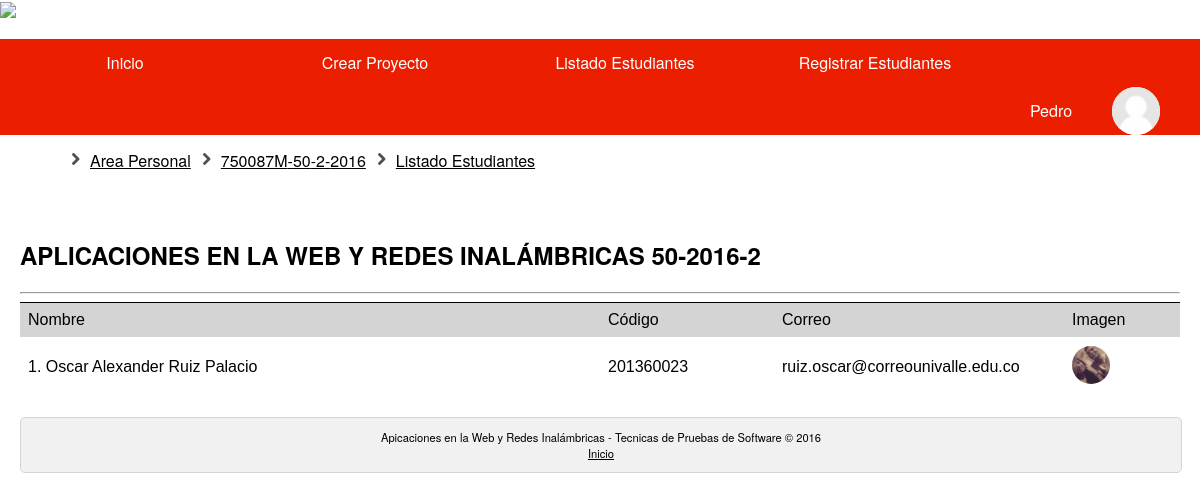
The page /listado_estudiantes.php?asignatura=750087M&year=2016&periodo=2&grupo=50 (signed in) on the database its author committed.
### tables this page shows
CREATE TABLE IF NOT EXISTS `usuarios` (
  `Documento` int(11) NOT NULL,
  `Id_Tipo` int(11) NOT NULL,
  `Nombres` varchar(50) NOT NULL,
  `Apellidos` varchar(50) NOT NULL,
  `Correo` varchar(50) NOT NULL,
  `Codigo` int(10) NOT NULL,
  `Contrasena` varchar(50) NOT NULL,
  `Activo` int(11) NOT NULL,
  `Foto` varchar(200) NOT NULL
);

CREATE TABLE IF NOT EXISTS `asignaturas` (
  `Id_Asignatura` varchar(10) NOT NULL,
  `Nombre` varchar(200) NOT NULL
);

### php/Conexion/UsuariosBD.php (called while the page is built, shortened)
<?php
require_once '/../modelo/Usuarios.php';
class UsuariosBD
{
        public function consultarUsuario($id){
            $usuario=null;
	    $conexion=new Conexion();
            $sql= "select * from usuarios where Documento=:id";
            $statement= $conexion->prepare($sql);
            $statement-> bindParam(":id",$id);
            $statement->execute();
            while ($result =$statement->fetchAll()){
                $documento= $result[0]['Documento'];
                $tipo = $result[0]['Id_Tipo'];
                $nombre= $result[0]['Nombres'];
                $apellido= $result[0]['Apellidos'];
                $correo= $result[0]['Correo'];
                $codigo=$result[0]['Codigo'];
                $pass= $result[0]['Contrasena'];
                $activo= $result[0]['Activo'];
                $foto= $result[0]['Foto'];
                $usuario=new Usuarios($documento, $tipo, $nombre, $apellido, $correo, $codigo, $pass, $activo,$foto);
                break;
            }
            return $usuario;
        }
        public function consultarEstudiantesAsignatura($id_asignatura,$year,$periodo,$grupo){
            $usuario=array();
            $conexion=new Conexion();
            $sql= "select * from usuarios where documento in (select documento from usuarios_asignaturas where Id_Asignatura=:Id_Asignatura and Ano=:Year and Periodo=:Periodo and Grupo=:Grupo) and Id_Tipo=3";
            $statement= $conexion->prepare($sql);
            $statement-> bindParam(":Id_Asignatura",$id_asignatura);
            $statement-> bindParam(":Year",$year);
            $statement-> bindParam(":Periodo",$periodo);
            $statement-> bindParam(":Grupo",$grupo);
            $statement->execute();
            $result =$statement->fetchAll();
            for ($i = 0; $i < count($result); $i++) {
                $documento= $result[$i]['Documento'];$tipo = $result[$i]['Id_Tipo'];
                $nombre= $result[$i]['Nombres'];$apellido= $result[$i]['Apellidos'];
                $correo= $result[$i]['Correo'];
                $codigo=$result[$i]['Codigo'];
                $pass= $result[$i]['Contrasena'];
                $activo= $result[$i]['Activo'];
                $foto= $result[$i]['Foto'];
                $estudiante=new Usuarios($documento, $tipo, $nombre, $apellido, $correo, $codigo, $pass, $activo,$foto);
                array_push($usuario, $estudiante);
            }
            return $usuario;
        }
}
?>

### php/Modelo/Usuarios.php (called while the page is built, shortened)
<?php
class Usuarios {
    private $Nombres;
    private $Apellidos;
    private $Correo;
    private $Codigo;
    private $foto;
    function getFoto() {
        return $this->foto;
    }
    function __construct($Documento, $Id_Tipo, $Nombres, $Apellidos, $Correo, $Codigo, $Contrasena, $Activo, $foto) {
        $this->Nombres = $Nombres;
        $this->Apellidos = $Apellidos;
        $this->Correo = $Correo;
        $this->Codigo = $Codigo;
        $this->foto = $foto;
    }
    public function getNombres() {
        return $this->Nombres;
    }
    public function getApellidos() {
        return $this->Apellidos;
    }
    public function getCorreo() {
        return $this->Correo;
    }
    public function getCodigo() {
        return $this->Codigo;
    }
}
?>

### php/Conexion/AsignaturasBD.php (called while the page is built, shortened)
<?php
include_once '/../Modelo/Asignaturas.php';
class AsignaturasBD
{
        public function consultarAsignaturaId($id){
            $asignatura=null;
	    $conexion=new Conexion();
            $sql= "select * from asignaturas where Id_Asignatura=:id";
            $statement= $conexion->prepare($sql);
            $statement-> bindParam(":id",$id);
            $statement->execute();
            while ($result =$statement->fetchAll()){
                $nombre= $result[0]['Nombre'];
                $asignatura=new Asignaturas($id, $nombre);
                break;
            }
            return $asignatura;
        }
}
?>

### php/Modelo/Asignaturas.php (called while the page is built, shortened)
<?php
class Asignaturas {
    private $Nombre;
    function __construct($Id_Asignaturas, $Nombre) {
        $this->Nombre = $Nombre;
    }
    public function getNombre() {
        return $this->Nombre;
    }
}
?>

### listado_estudiantes.php (the view, shortened to what this page needs)
<!DOCTYPE html>
<html>
<head>
	<link rel="stylesheet" type="text/css" href="css/estilo.css">
	<link rel="stylesheet" type="text/css" href="css/cuerpo_listado_estudiantes.css">
	<link rel="stylesheet" type="text/css" href="css/breadcrumb.css">
</head>
<body>
	<header>
	<?php
		include_once './php/Conexion/UsuariosBD.php';
	    include_once './php/Modelo/Usuarios.php';
	    $Documento = $_SESSION["user_id"];
	    $ubd = new UsuariosBD();
	    $user = $ubd->consultarUsuario($Documento);
	    $nombre=$user->getNombres();
	    $foto=$user->getFoto();
        $id_asignatura=$_GET['asignatura'];
        $year=$_GET['year'];
        $periodo=$_GET['periodo'];
        $grupo=$_GET['grupo'];
	?>
		<div id="cabecera">
			<a href="http://www.univalle.edu.co"><img src="images/LogoUnivalle.png"></a>
			<nav>
				<ul class="menu">
					<li><a href="home.php">Inicio</a></li>
					<?php if($_SESSION['tipo_user'] == 2):?>
				<?php
				echo
				'<li><a href="crear_proyecto.php?asignatura='.$id_asignatura.'&year='.$year.'&periodo='.$periodo.'&grupo='.$grupo.'">Crear Proyecto</a></li>';
				echo
				'<li><a href="listado_estudiantes.php?asignatura='.$id_asignatura.'&year='.$year.'&periodo='.$periodo.'&grupo='.$grupo.'">Listado Estudiantes</a></li>';
                echo
					'<li><a href="registrar_estudiante.php?asignatura='.$id_asignatura.'&year='.$year.'&periodo='.$periodo.'&grupo='.$grupo.'&id=1">Registrar Estudiantes</a></li>';
				?>
				<?php endif; ?>
					<?php
					$perfil=substr($foto, 6, strlen($foto));
          			echo '<li id="usuario" ><a href="#">'.$nombre.'<img id="perfil" src="'.$perfil.'"></a>';
					?>
					</li>
				</ul>
			</nav>
		</div>
	</header>
	<div id="cuerpo">
		<ul class="breadcrumb">
  			<li><a href="home.php">Area Personal</a></li>
  			<?php
  			echo
  			'<li><a href="info_proyectos.php?id='.$id_asignatura.'&grupo='.$grupo.'&year='.$year.'&periodo='.$periodo.'">'.$id_asignatura.'-'.$grupo.'-'.$periodo.'-'.$year.'</a></li>';
			?>
  			<li><a href="#">Listado Estudiantes</a></li>
		</ul>
		<section>
		<?php
			include_once './php/Modelo/Asignaturas.php';
	      	include_once './php/Conexion/AsignaturasBD.php';
	      	$abd=new AsignaturasBD();
			$asignatura=$abd->consultarAsignaturaId($id_asignatura);
			echo '<br><br><br><h2>'.$asignatura->getNombre().' '.$grupo.'-'.$year.'-'.$periodo.'</h2><hr></hr>';
		?>
			<table id="tabla">
				<tr>
          			<th class="columna1">Nombre</th>
          			<th class="columna2">Código</th>
          			<th class="columna3">Correo</th>
          			<th class="columna4">Imagen</th>
          		</tr>
          		<?php
          		$listadoestudiantes=$ubd->consultarEstudiantesAsignatura($id_asignatura,$year,$periodo,$grupo);
          		for ($i=0; $i <count($listadoestudiantes) ; $i++) {
          			echo '<tr>';
          			echo '<td>'.($i+1).'. '.$listadoestudiantes[$i]->getNombres().' '.$listadoestudiantes[$i]->getApellidos().'</td>';
          			echo '<td>'.$listadoestudiantes[$i]->getCodigo().'</td>';
          			echo '<td>'.$listadoestudiantes[$i]->getCorreo().'</td>';
          			$perfil=substr($listadoestudiantes[$i]->getFoto(), 6, strlen($listadoestudiantes[$i]->getFoto()));
          			echo '<td><img class="imagen" src="'.$perfil.'"></td>';
          			echo '</tr>';
          		}
          		?>
			</table>
		</section>
	</div>
	<div id="pie">
		<footer>
			<p>Apicaciones en la Web y Redes Inalámbricas - Tecnicas de Pruebas de Software &copy; 2016<br>
			<a href="home.php">Inicio</a></p>
		</footer>
	</div>
</body>
</html>

### css/estilo.css (style rules this page uses)
a { color: #000000; }
body { font: 100%; font-family: "Helvetica Neue", Helvetica, Arial, sans-serif; margin-left: 20px; margin-right: 20px; padding-top: 125px; background-color: #FFFFFF; }
header { width: 100%; left: 0; top: 0; position: fixed; background-color: #FFFFFF; }
#usuario { float: right; }
nav ul { list-style: none; padding: 0; }
nav li { text-align: center; line-height: 3rem; position: relative; width: 250px; }
nav a { color: #fff; display: block; padding: 0 2.5em; text-decoration: none; transition: .4s; }
.menu { background-color: #EB1E00; display: table; width: 100%; }
.menu > li { float: left; }
#cuerpo { width: 100%; text-align: justify; }
#pie { clear: both; background-color: #F1F1F1; margin-top: 20px; width: 100%; border: 1px solid #D4D4D4; border-radius: 5px; text-align: center; font-size: 70%; }
#perfil { width: 48px; height: 48px; border-radius: 100%; -webkit-border-radius: 100%; -moz-border-radius: 100%; background-color: #fff; overflow: hidden; float: right; }

### css/cuerpo_listado_estudiantes.css (style rules this page uses)
#tabla { background: #FFFFFF; font-family: "Lucida Sans Unicode", "Lucida Grande", Sans-Serif; width: 100%; border-collapse: collapse; }
th { font-weight: normal; padding: 8px; background: #D4D4D4; border-top: 1px solid #000000; border-bottom: 1px solid #fff; color: #000; }
td { padding: 8px; border-bottom: 1px solid #fff; color: #000; border-top: 1px solid transparent; }
.columna1 { width: 50%; }
.columna2 { width: 15%; }
.columna3 { width: 25%; }
.columna4 { width: 10%; }
.imagen { width: 38px; height: 38px; border-radius: 100%; background: #f5f5f5; }

### css/breadcrumb.css (style rules this page uses)
.breadcrumb li { list-style: none; float: left; margin-left: 30px; list-style-image:url(../images/right.png); }

### rows shown on the page
usuarios: Nombres "Pedro", Foto (picture)
asignaturas: Nombre "APLICACIONES EN LA WEB Y REDES INALÁMBRICAS"
usuarios: Nombres "Oscar Alexander", Apellidos "Ruiz Palacio", Codigo "201360023", Correo "ruiz.oscar@correounivalle.edu.co", Foto (picture)

### other values the page prints
$id_asignatura "750087M"
$grupo "50"
$periodo "2"
$year "2016"
